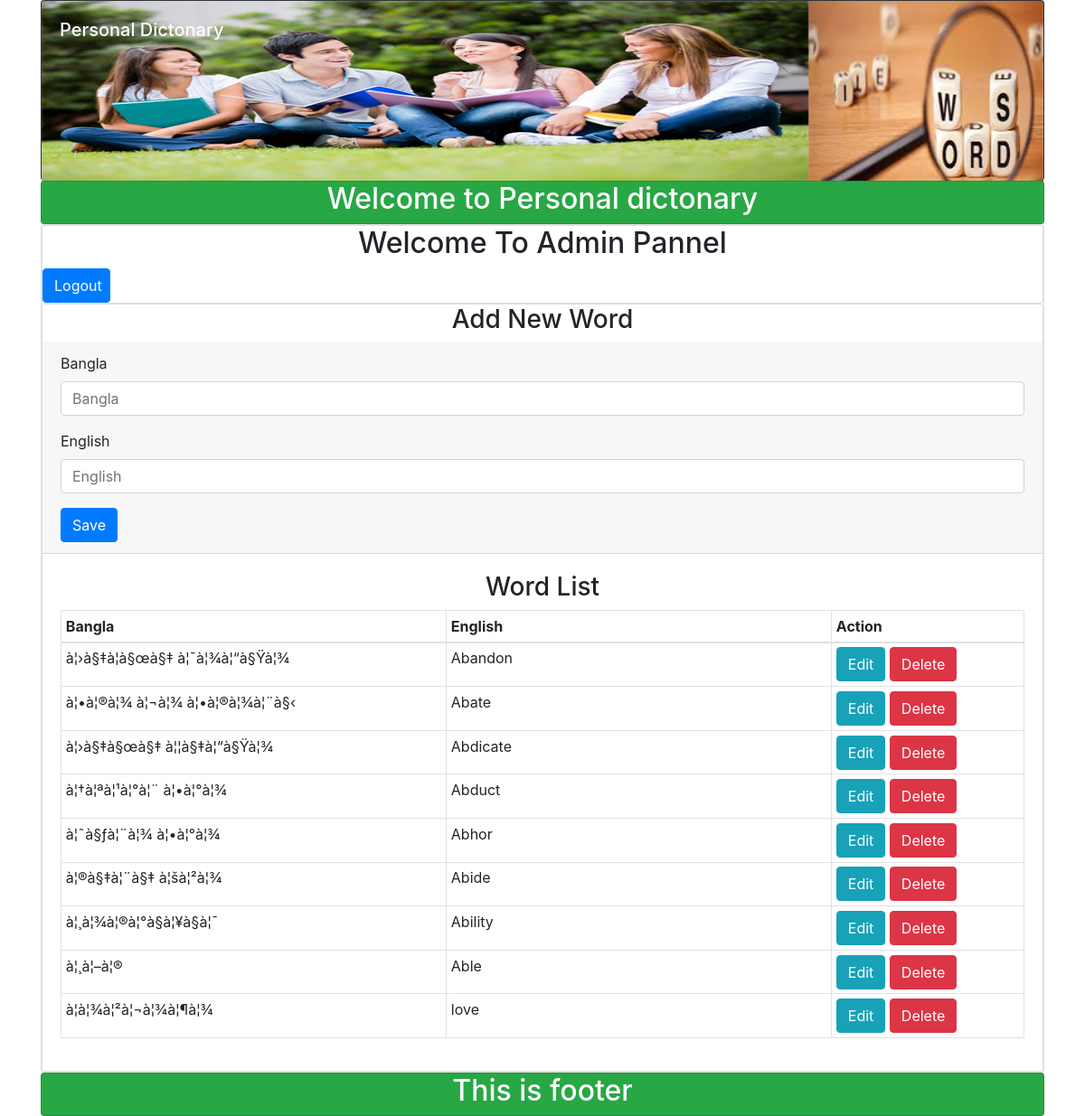
The app's page /loginpage.php with its own data.
### tables this page shows
CREATE TABLE `word` (
  `id` int(11) NOT NULL,
  `Bangla` varchar(500) NOT NULL,
  `English` varchar(500) NOT NULL
);

### server.php (called while the page is built, shortened)
<?php
$bangla ="";
$english ="";
$edit_state=false;
$db = mysqli_connect('localhost','root','','dictionary');
$sql = "SELECT * FROM word";
$result = mysqli_query($db,$sql);

### loginpage.php (the view, shortened to what this page needs)
<?php include 'pdheader.php'?>
<?php include('server.php');
?>
    <div class="card">
        <div class="card text-center">
            <h2>Welcome To Admin Pannel</h2>
          <a class="btn btn-primary " href="pd.php" style="width:75px;">Logout</a>
        </div>
        <div class="card">
           <h3 class="text-center">Add New Word</h3>
            <div class="card-header">
                <form action="server.php" method="post">
                    <div class="form-group">
                        <label>Bangla </label>
                        <input type="text" class="form-control" placeholder="Bangla" name="bangla"  value="<?php echo $bangla; ?>">
                    </div>
                    <div class="form-group">
                        <label>English</label>
                        <input type="text" class="form-control" placeholder="English" name="english" value="<?php echo $english; ?>">
                    </div>
                    <?php if ($edit_state==false): ?>
                    <button type="submit" class="btn btn-primary" name="save">Save</button>
                    <?php else: ?>
                    <button type="submit" class="btn btn-primary" name="update">Update</button>
                    <?php endif ?>
                </form>
            </div>
            <div class="card-body">
                <table class="table table-bordered table-sm ">
                   <h3 class="text-center">Word List</h3>
                    <thead>
                        <tr>
                            <td width="40%"><b>Bangla</b></td>
                            <td width="40%"><b>English</b></td>
                            <td width="20%"><b>Action</b></td>
                        </tr>
                    </thead>
                    <tbody>
                        <?php while($row = mysqli_fetch_array($result)){ ?>
                        <tr>
                            <td>
                                <?php echo $row["Bangla"];?>
                            </td>
                            <td>
                                <?php echo $row["English"];?>
                            </td>
                            <td>
                                <a class="btn btn-info " href="loginpage.php? edit=<?php echo $row['id']; ?>">Edit</a>
                                <a class="btn btn-danger " href="server.php? del=<?php echo $row['id']; ?>">Delete</a>
                            </td>
                        </tr>
                        <?php }?>
                    </tbody>
                </table>
            </div>
        </div>
    </div>
<?php include 'pffooter.php'?>

### pdheader.php (shortened to what this page needs)
<!doctype html>
<html lang="en">
<head>
    <link rel="stylesheet" href="https://stackpath.bootstrapcdn.com/bootstrap/4.1.3/css/bootstrap.min.css">
</head>
<body>
    <div class="container">
        <div class="card bg-dark text-white" style="height: 200px;">
            <img class="card-img-top" src="image/pd.png" alt="Card image" style="height: 200px;">
            <div class="card-img-overlay">
                <h5 class="card-title">Personal Dictonary</h5>
            </div>
        </div>
        <div class="card text-center bg-success text-white">
            <h2>Welcome to Personal dictonary</h2>
        </div>

### pffooter.php
        <div class="card bg-success text-white text-center">
            <h2>This is footer</h2>
        </div>
    </div>
</body>
</html>

### records on screen
word: Bangla "à¦›à§‡à¦à§œà§‡ à¦¯à¦¾à¦“à§Ÿà¦¾", English "Abandon"
word: Bangla "à¦•à¦®à¦¾ à¦¬à¦¾ à¦•à¦®à¦¾à¦¨à§‹", English "Abate"
word: Bangla "à¦›à§‡à§œà§‡ à¦¦à§‡à¦“à§Ÿà¦¾", English "Abdicate"
word: Bangla "à¦†à¦ªà¦¹à¦°à¦¨ à¦•à¦°à¦¾", English "Abduct"
word: Bangla "à¦˜à§ƒà¦¨à¦¾ à¦•à¦°à¦¾", English "Abhor"
word: Bangla "à¦®à§‡à¦¨à§‡ à¦šà¦²à¦¾", English "Abide"
word: Bangla "à¦¸à¦¾à¦®à¦°à§à¦¥à§à¦¯", English "Ability"
word: Bangla "à¦¸à¦–à¦®", English "Able"
word: Bangla "à¦­à¦¾à¦²à¦¬à¦¾à¦¶à¦¾", English "love"
